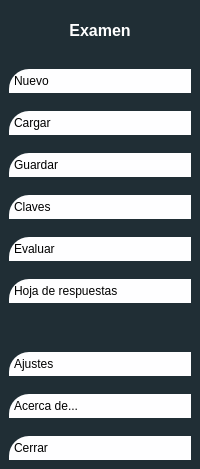
     <widget class="QFrame" name="frameMenu">
      <property name="maximumSize">
       <size>
        <width>200</width>
        <height>16777215</height>
       </size>
      </property>
      <property name="styleSheet">
       <string notr="true"/>
      </property>
      <property name="frameShape">
       <enum>QFrame::Shape::NoFrame</enum>
      </property>
      <property name="frameShadow">
       <enum>QFrame::Shadow::Raised</enum>
      </property>
      <property name="lineWidth">
       <number>0</number>
      </property>
      <layout class="QVBoxLayout" name="verticalLayout_3" stretch="0,0,0">
       <property name="spacing">
        <number>0</number>
       </property>
       <property name="leftMargin">
        <number>0</number>
       </property>
       <property name="topMargin">
        <number>0</number>
       </property>
       <property name="rightMargin">
        <number>0</number>
       </property>
       <property name="bottomMargin">
        <number>0</number>
       </property>
       <item>
        <widget class="QFrame" name="frameTitulo">
         <property name="minimumSize">
          <size>
           <width>0</width>
           <height>60</height>
          </size>
         </property>
         <property name="maximumSize">
          <size>
           <width>16777215</width>
           <height>100</height>
          </size>
         </property>
         <property name="styleSheet">
          <string notr="true">#frameTitulo{
	background-color:#202E35;
	border-color:#ffffff;
}</string>
         </property>
         <property name="frameShape">
          <enum>QFrame::Shape::NoFrame</enum>
         </property>
         <property name="frameShadow">
          <enum>QFrame::Shadow::Raised</enum>
         </property>
         <property name="lineWidth">
          <number>0</number>
         </property>
         <layout class="QVBoxLayout" name="verticalLayout_4">
          <item>
           <widget class="QLabel" name="labelExamen">
            <property name="font">
             <font>
              <family>Arial</family>
              <pointsize>12</pointsize>
              <bold>true</bold>
             </font>
            </property>
            <property name="styleSheet">
             <string notr="true">#labelExamen{
	color:white;
}</string>
            </property>
            <property name="text">
             <string>Examen</string>
            </property>
            <property name="alignment">
             <set>Qt::AlignmentFlag::AlignCenter</set>
            </property>
           </widget>
          </item>
         </layout>
        </widget>
       </item>
       <item>
        <widget class="QFrame" name="frameOperaciones">
         <property name="styleSheet">
          <string notr="true">#frameOperaciones{
	background-color:#202E35;
	border-color:#ffffff;
	border:0
}

QPushButton {
	background-color: #fefeff;
	padding:5px;
	text-align:left;
	border-top-left-radius:20px;
}</string>
         </property>
         <property name="frameShape">
          <enum>QFrame::Shape::NoFrame</enum>
         </property>
         <property name="frameShadow">
          <enum>QFrame::Shadow::Raised</enum>
         </property>
         <property name="lineWidth">
          <number>0</number>
         </property>
         <layout class="QVBoxLayout" name="verticalLayout_5" stretch="0,0,0,0,0,0,0">
          <property name="spacing">
           <number>18</number>
          </property>
          <property name="leftMargin">
           <number>9</number>
          </property>
          <property name="topMargin">
           <number>9</number>
          </property>
          <property name="rightMargin">
           <number>9</number>
          </property>
          <property name="bottomMargin">
           <number>0</number>
          </property>
          <item>
           <widget class="QPushButton" name="buttonNuevo">
            <property name="minimumSize">
             <size>
              <width>150</width>
              <height>0</height>
             </size>
            </property>
            <property name="text">
             <string>Nuevo</string>
            </property>
            <property name="icon">
             <iconset>
              <normaloff>iconos/nuevo.svg</normaloff>iconos/nuevo.svg</iconset>
            </property>
            <property name="iconSize">
             <size>
              <width>24</width>
              <height>24</height>
             </size>
            </property>
            <property name="flat">
             <bool>false</bool>
            </property>
           </widget>
          </item>
          <item>
           <widget class="QPushButton" name="buttonCargar">
            <property name="minimumSize">
             <size>
              <width>150</width>
              <height>0</height>
             </size>
            </property>
            <property name="text">
             <string>Cargar</string>
            </property>
            <property name="icon">
             <iconset>
              <normaloff>iconos/cargar.svg</normaloff>iconos/cargar.svg</iconset>
            </property>
            <property name="iconSize">
             <size>
              <width>24</width>
              <height>24</height>
             </size>
            </property>
           </widget>
          </item>
          <item>
           <widget class="QPushButton" name="buttonGuardar">
            <property name="text">
             <string>Guardar</string>
            </property>
            <property name="icon">
             <iconset>
              <normaloff>iconos/save_icon.svg</normaloff>iconos/save_icon.svg</iconset>
            </property>
            <property name="iconSize">
             <size>
              <width>24</width>
              <height>24</height>
             </size>
            </property>
           </widget>
          </item>
          <item>
           <widget class="QPushButton" name="buttonClaves">
            <property name="text">
             <string>Claves</string>
            </property>
            <property name="icon">
             <iconset>
              <normaloff>iconos/claves.svg</normaloff>iconos/claves.svg</iconset>
            </property>
            <property name="iconSize">
             <size>
              <width>24</width>
              <height>24</height>
             </size>
            </property>
           </widget>
          </item>
          <item>
           <widget class="QPushButton" name="buttonEvaluar">
            <property name="text">
             <string>Evaluar</string>
            </property>
            <property name="icon">
             <iconset>
              <normaloff>iconos/medalla2.svg</normaloff>iconos/medalla2.svg</iconset>
            </property>
            <property name="iconSize">
             <size>
              <width>24</width>
              <height>24</height>
             </size>
            </property>
           </widget>
          </item>
          <item>
           <widget class="QPushButton" name="buttonHojaRespuestas">
            <property name="text">
             <string>Hoja de respuestas</string>
            </property>
            <property name="icon">
             <iconset>
              <normaloff>iconos/hoja_papel.svg</normaloff>iconos/hoja_papel.svg</iconset>
            </property>
            <property name="iconSize">
             <size>
              <width>24</width>
              <height>24</height>
             </size>
            </property>
           </widget>
          </item>
          <item>
           <spacer name="verticalSpacer_5">
            <property name="orientation">
             <enum>Qt::Orientation::Vertical</enum>
            </property>
            <property name="sizeHint" stdset="0">
             <size>
              <width>20</width>
              <height>40</height>
             </size>
            </property>
           </spacer>
          </item>
         </layout>
        </widget>
       </item>
       <item>
        <widget class="QFrame" name="frameCerrar">
         <property name="minimumSize">
          <size>
           <width>0</width>
           <height>120</height>
          </size>
         </property>
         <property name="maximumSize">
          <size>
           <width>16777215</width>
           <height>300</height>
          </size>
         </property>
         <property name="styleSheet">
          <string notr="true">#frameCerrar{
	background-color:#202E35;
	border-color:#ffffff;
}

QPushButton {
	background-color: #fefeff;
	padding:5px;
	text-align:left;
	border-top-left-radius:20px;
}</string>
         </property>
         <property name="frameShape">
          <enum>QFrame::Shape::NoFrame</enum>
         </property>
         <property name="frameShadow">
          <enum>QFrame::Shadow::Raised</enum>
         </property>
         <property name="lineWidth">
          <number>0</number>
         </property>
         <layout class="QVBoxLayout" name="verticalLayout_6">
          <property name="spacing">
           <number>18</number>
          </property>
          <property name="leftMargin">
           <number>9</number>
          </property>
          <property name="topMargin">
           <number>9</number>
          </property>
          <property name="rightMargin">
           <number>9</number>
          </property>
          <property name="bottomMargin">
           <number>9</number>
          </property>
          <item>
           <widget class="QPushButton" name="buttonAjustes">
            <property name="text">
             <string>Ajustes</string>
            </property>
            <property name="icon">
             <iconset>
              <normaloff>iconos/ajustes.svg</normaloff>iconos/ajustes.svg</iconset>
            </property>
            <property name="iconSize">
             <size>
              <width>24</width>
              <height>24</height>
             </size>
            </property>
           </widget>
          </item>
          <item>
           <widget class="QPushButton" name="buttonAyuda">
            <property name="text">
             <string>Acerca de...</string>
            </property>
            <property name="icon">
             <iconset>
              <normaloff>iconos/libro_cubierta.svg</normaloff>iconos/libro_cubierta.svg</iconset>
            </property>
            <property name="iconSize">
             <size>
              <width>24</width>
              <height>24</height>
             </size>
            </property>
           </widget>
          </item>
          <item>
           <widget class="QPushButton" name="buttonCerrar">
            <property name="text">
             <string>Cerrar</string>
            </property>
            <property name="icon">
             <iconset>
              <normaloff>iconos/cruz_pequena.svg</normaloff>iconos/cruz_pequena.svg</iconset>
            </property>
            <property name="iconSize">
             <size>
              <width>24</width>
              <height>24</height>
             </size>
            </property>
           </widget>
          </item>
         </layout>
        </widget>
       </item>
      </layout>
     </widget>
